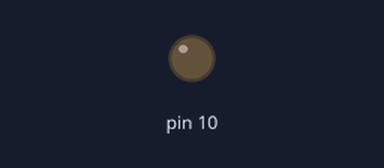
Recording of a sketch running on a simulated Arduino Uno, built with avr-gcc and run on an emulated ATmega328P. Shown: output pins drawn as LEDs (lit = HIGH).

Above: at 1.5 s.
At 3.5 s:
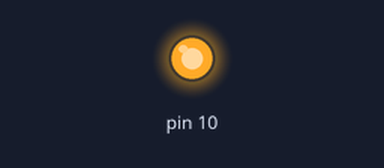
Timing chart, 0 to 5.2 s (numbered marks = the images above):
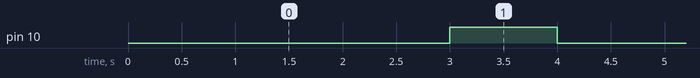

Measured:
- by itself, pin 10: alternates HIGH for 1.0 s and LOW for 3.0 s

The sketch:

ligando_led.ino
```cpp
void setup()
{
  pinMode(10, OUTPUT);
}

void loop()
{
  digitalWrite(13, HIGH);
  delay(1000); // Wait for 1000 millisecond(s)
  digitalWrite(13, LOW);
  digitalWrite(12, HIGH);
  delay(1000);
  digitalWrite(12,LOW);
  digitalWrite(11,HIGH);
  delay(1000);
  digitalWrite(11,LOW);
  digitalWrite(10,HIGH);
  delay(1000);
  digitalWrite(10,LOW);
}
```
